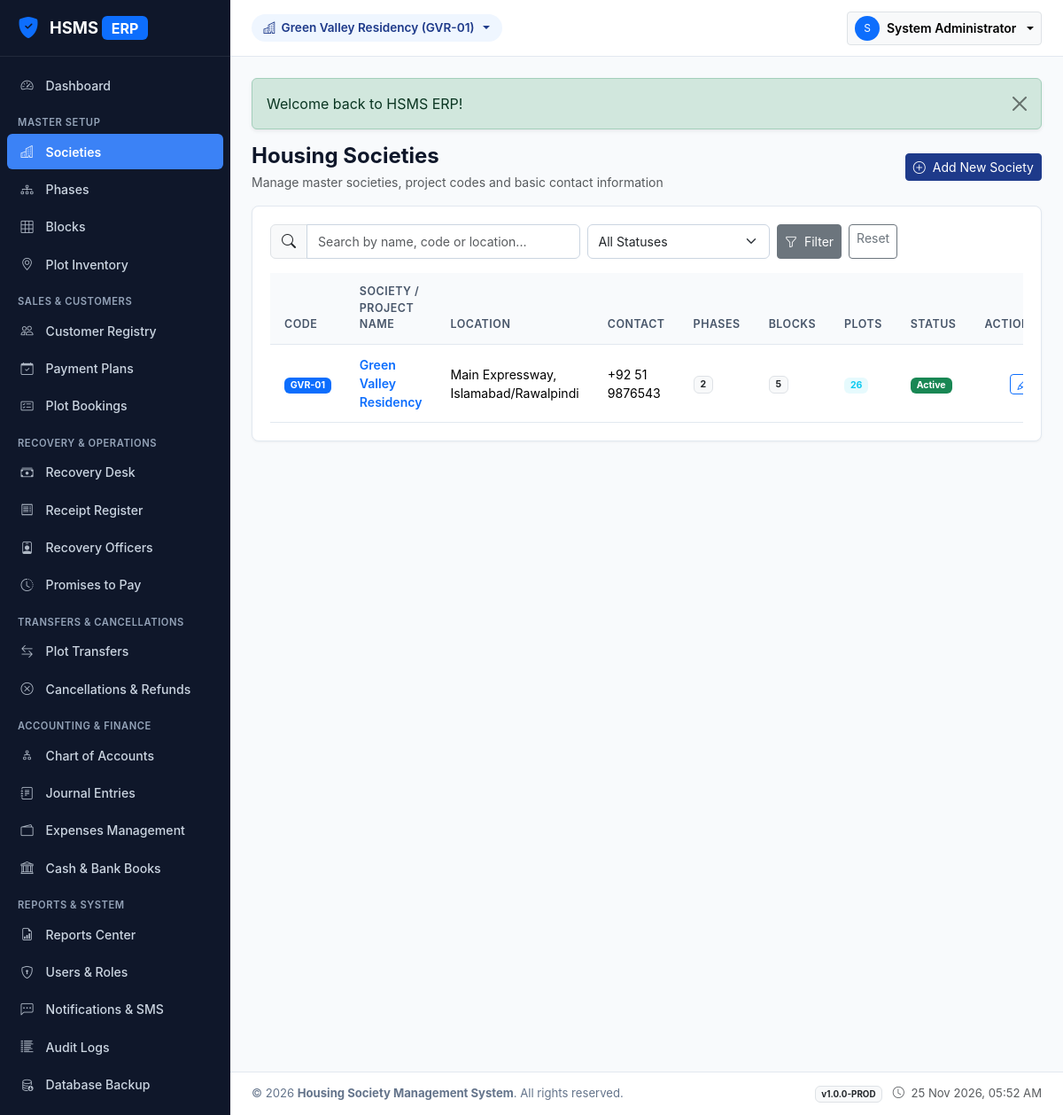
The page /modules/societies/index.php (signed in) on the database its author committed.
### tables this page shows
CREATE TABLE `societies` (
  `id` int(10) unsigned NOT NULL AUTO_INCREMENT,
  `society_code` varchar(20) NOT NULL,
  `name` varchar(150) NOT NULL,
  `location` varchar(255) NOT NULL,
  `address` text DEFAULT NULL,
  `contact_number` varchar(50) NOT NULL,
  `email` varchar(100) DEFAULT NULL,
  `registration_number` varchar(100) DEFAULT NULL,
  `logo_path` varchar(255) DEFAULT NULL,
  `start_date` date DEFAULT NULL,
  `status` enum('active','inactive') NOT NULL DEFAULT 'active',
  `remarks` text DEFAULT NULL,
  `created_at` timestamp NOT NULL DEFAULT current_timestamp(),
  `updated_at` timestamp NOT NULL DEFAULT current_timestamp() ON UPDATE current_timestamp(),
  PRIMARY KEY (`id`),
  UNIQUE KEY `society_code` (`society_code`)
);

### includes/helpers.php (called while the page is built, shortened)
<?php
function e(mixed $string): string {
    return htmlspecialchars((string)($string ?? ''), ENT_QUOTES | ENT_SUBSTITUTE, 'UTF-8');
}
function base_url(string $path = ''): string {
    $path = ltrim($path, '/');
    return '/HSMS/' . $path;
}
function has_flash(): bool {
    return !empty($_SESSION['__flash']);
}
function get_flash(): array {
    $flashes = $_SESSION['__flash'] ?? [];
    return $flashes;
}

### includes/auth.php (called while the page is built, shortened)
<?php
function current_user(): ?array {
    return [
        'id'             => (int)$_SESSION['user_id'],
        'name'           => (string)($_SESSION['user_name'] ?? ''),
        'username'       => (string)($_SESSION['username'] ?? ''),
        'email'          => (string)($_SESSION['user_email'] ?? ''),
        'role_id'        => (int)($_SESSION['user_role_id'] ?? 0),
        'role_name'      => (string)($_SESSION['user_role_name'] ?? ''),
        'is_super_admin' => (bool)($_SESSION['is_super_admin'] ?? false)
    ];
}
function get_active_society_id(): int {
    if (!empty($_SESSION['active_society_id'])) {
        return (int)$_SESSION['active_society_id'];
    }
    $db = get_db_connection();
    $stmt = $db->query("SELECT `id` FROM `societies` WHERE `status` = 'active' ORDER BY `id` ASC LIMIT 1");
    $id = (int)$stmt->fetchColumn();
    return $id;
}
function get_active_society(): ?array {
    $socId = get_active_society_id();
    $db = get_db_connection();
    $stmt = $db->prepare("SELECT * FROM `societies` WHERE `id` = :id LIMIT 1");
    $stmt->execute(['id' => $socId]);
    return $stmt->fetch() ?: null;
}

### modules/societies/index.php (the view, shortened to what this page needs)
<?php
$db = get_db_connection();
$search = trim($_GET['search'] ?? '');
$sql = "SELECT s.*,
        (SELECT COUNT(*) FROM `phases` WHERE `society_id` = s.id) AS phases_count,
        (SELECT COUNT(*) FROM `blocks` WHERE `society_id` = s.id) AS blocks_count,
        (SELECT COUNT(*) FROM `plots` WHERE `society_id` = s.id) AS plots_count
        FROM `societies` s WHERE 1=1";
$params = [];
$sql .= " ORDER BY s.id DESC";
$stmt = $db->prepare($sql);
$stmt->execute($params);
$societies = $stmt->fetchAll();
require_once __DIR__ . '/../../includes/header.php';
?>
<div class="d-flex justify-content-between align-items-center mb-3">
    <div>
        <h4 class="fw-bold mb-1">Housing Societies</h4>
        <p class="text-muted small mb-0">Manage master societies, project codes and basic contact information</p>
    </div>
    <a href="<?= base_url('modules/societies/create.php') ?>" class="btn btn-hs-primary btn-sm">
        <i class="bi bi-plus-circle me-1"></i> Add New Society
    </a>
</div>
<div class="card-hs">
    <div class="card-body">
        <form method="GET" class="row g-2 mb-3">
            <div class="col-md-5">
                <div class="input-group">
                    <span class="input-group-text bg-light"><i class="bi bi-search"></i></span>
                    <input type="text" name="search" class="form-control form-control-sm" placeholder="Search by name, code or location..." value="<?= e($search) ?>">
                </div>
            </div>
            <div class="col-md-3">
                <select name="status" class="form-select form-select-sm">
                    <option value="">All Statuses</option>
                </select>
            </div>
            <div class="col-md-4 d-flex gap-2">
                <button type="submit" class="btn btn-sm btn-secondary"><i class="bi bi-funnel me-1"></i> Filter</button>
                <a href="<?= base_url('modules/societies/index.php') ?>" class="btn btn-sm btn-outline-secondary">Reset</a>
            </div>
        </form>
        <div class="table-responsive">
            <table class="table table-hs">
                <thead>
                    <tr>
                        <th>Code</th>
                        <th>Society / Project Name</th>
                        <th>Location</th>
                        <th>Contact</th>
                        <th>Phases</th>
                        <th>Blocks</th>
                        <th>Plots</th>
                        <th>Status</th>
                        <th class="text-end">Actions</th>
                    </tr>
                </thead>
                <tbody>
                    <?php if (empty($societies)): ?>
                        <tr><td colspan="9" class="text-center text-muted py-4">No societies found matching your criteria.</td></tr>
                    <?php else: ?>
                        <?php foreach ($societies as $soc): ?>
                            <tr>
                                <td><span class="badge bg-primary"><?= e($soc['society_code']) ?></span></td>
                                <td class="fw-semibold">
                                    <a href="<?= base_url('modules/societies/view.php?id=' . (int)$soc['id']) ?>" class="text-decoration-none">
                                        <?= e($soc['name']) ?>
                                    </a>
                                </td>
                                <td><?= e($soc['location']) ?></td>
                                <td><?= e($soc['contact_number']) ?></td>
                                <td><span class="badge bg-light text-dark border"><?= (int)$soc['phases_count'] ?></span></td>
                                <td><span class="badge bg-light text-dark border"><?= (int)$soc['blocks_count'] ?></span></td>
                                <td><span class="badge bg-info bg-opacity-10 text-info fw-bold"><?= (int)$soc['plots_count'] ?></span></td>
                                <td>
                                    <span class="badge <?= ($soc['status'] === 'active') ? 'bg-success' : 'bg-secondary' ?>">
                                        <?= ucfirst(e($soc['status'])) ?>
                                    </span>
                                </td>
                                <td class="text-end">
                                    <a href="<?= base_url('modules/societies/edit.php?id=' . (int)$soc['id']) ?>" class="btn btn-sm btn-outline-primary py-0 px-2" title="Edit Society">
                                        <i class="bi bi-pencil"></i>
                                    </a>
                                </td>
                            </tr>
                        <?php endforeach; ?>
                    <?php endif; ?>
                </tbody>
            </table>
        </div>
    </div>
</div>
<?php require_once __DIR__ . '/../../includes/footer.php'; ?>

### includes/header.php (shortened to what this page needs)
<?php
$currentUser = current_user();
$activeSociety = get_active_society();
?>
<!DOCTYPE html>
<html lang="en">
<head>
    <link href="https://cdn.jsdelivr.net/npm/bootstrap@5.3.3/dist/css/bootstrap.min.css" rel="stylesheet">
    <link rel="stylesheet" href="https://cdn.jsdelivr.net/npm/bootstrap-icons@1.11.3/font/bootstrap-icons.min.css">
    <link rel="stylesheet" href="<?= base_url('assets/css/style.css') ?>">
</head>
<body>
<div id="app-wrapper">
    <?php require_once __DIR__ . '/sidebar.php'; ?>
    <div id="content-wrapper">
        <header class="top-navbar">
            <div class="d-flex align-items-center gap-3">
                <div class="dropdown">
                    <button class="society-badge-pill dropdown-toggle border-0" type="button" data-bs-toggle="dropdown" aria-expanded="false">
                        <i class="bi bi-buildings"></i>
                        <span><?= e($activeSociety['name'] ?? 'Select Society') ?> (<?= e($activeSociety['society_code'] ?? '—') ?>)</span>
                    </button>
                </div>
            </div>
            <div class="d-flex align-items-center gap-3">
                <div class="dropdown">
                    <button class="btn btn-sm btn-light border dropdown-toggle d-flex align-items-center gap-2" type="button" data-bs-toggle="dropdown" aria-expanded="false">
                        <div class="rounded-circle bg-primary text-white d-flex align-items-center justify-content-center" style="width: 28px; height: 28px; font-size: 0.75rem;">
                            <?= strtoupper(substr($currentUser['name'], 0, 1)) ?>
                        </div>
                        <span class="d-none d-sm-inline fw-semibold"><?= e($currentUser['name']) ?></span>
                    </button>
                </div>
            </div>
        </header>
        <main class="page-container">
            <?php if (has_flash()): ?>
                <?php foreach (get_flash() as $flash): ?>
                    <div class="alert alert-<?= e($flash['type']) ?> alert-dismissible fade show shadow-sm" role="alert">
                        <?= e($flash['message']) ?>
                        <button type="button" class="btn-close" data-bs-dismiss="alert" aria-label="Close"></button>
                    </div>
                <?php endforeach; ?>
            <?php endif; ?>

### assets/css/style.css (style rules this page uses)
:root { --hs-primary: #1e3a8a; --hs-primary-dark: #172554; --hs-primary-light: #3b82f6; --hs-accent: #0284c7; --hs-bg: #f8fafc; --hs-card-bg: #ffffff; --hs-border: #e2e8f0; --hs-text-main: #0f172a; --hs-text-muted: #64748b; --hs-sidebar-width: 260px; --hs-sidebar-collapsed-width: 70px; --hs-header-height: 64px; }
body { font-family: -apple-system, BlinkMacSystemFont, "Segoe UI", Roboto, "Helvetica Neue", Arial, sans-serif; background-color: var(--hs-bg); color: var(--hs-text-main); margin: 0; padding: 0; min-height: 100vh; display: flex; flex-direction: column; }
#app-wrapper { display: flex; min-height: 100vh; width: 100%; }
#content-wrapper { flex-grow: 1; display: flex; flex-direction: column; min-width: 0; background-color: var(--hs-bg); }
.top-navbar { height: var(--hs-header-height); background: var(--hs-card-bg); border-bottom: 1px solid var(--hs-border); display: flex; align-items: center; justify-content: space-between; padding: 0 1.5rem; position: sticky; top: 0; z-index: 999; }
.society-badge-pill { background-color: #eff6ff; border: 1px solid #bfdbfe; color: var(--hs-primary); padding: 0.35rem 0.85rem; border-radius: 9999px; font-size: 0.85rem; font-weight: 600; display: inline-flex; align-items: center; gap: 0.4rem; }
.page-container { padding: 1.5rem; flex-grow: 1; }
.card-hs { background: var(--hs-card-bg); border: 1px solid var(--hs-border); border-radius: 8px; box-shadow: 0 1px 3px rgba(0, 0, 0, 0.05); margin-bottom: 1.25rem; }
.card-hs .card-body { padding: 1.25rem; }
.table-hs { margin-bottom: 0; width: 100%; }
.table-hs th { background-color: #f8fafc; color: #475569; font-size: 0.78rem; text-transform: uppercase; letter-spacing: 0.04em; font-weight: 600; padding: 0.75rem 1rem; border-bottom: 1px solid var(--hs-border); }
.table-hs td { padding: 0.75rem 1rem; vertical-align: middle; border-bottom: 1px solid var(--hs-border); font-size: 0.88rem; }
.form-control, .form-select { border-color: #cbd5e1; font-size: 0.88rem; padding: 0.5rem 0.75rem; border-radius: 6px; }
.btn-hs-primary { background-color: var(--hs-primary); border-color: var(--hs-primary); color: #ffffff; }

### rows shown on the page
societies: name "Green Valley Residency", society_code "GVR-01", location "Main Expressway, Islamabad/Rawalpindi", contact_number "+92 51 9876543", phases_count "2", blocks_count "5", plots_count "26", status "Active"

### other values the page prints
substr($currentUser['name'], 0, 1) "S"
$currentUser['name'] "System Administrator"
$flash['message'] "Welcome back to HSMS ERP!"
APP_NAME "Housing Society Management System"
APP_VERSION "1.0.0-PROD"
